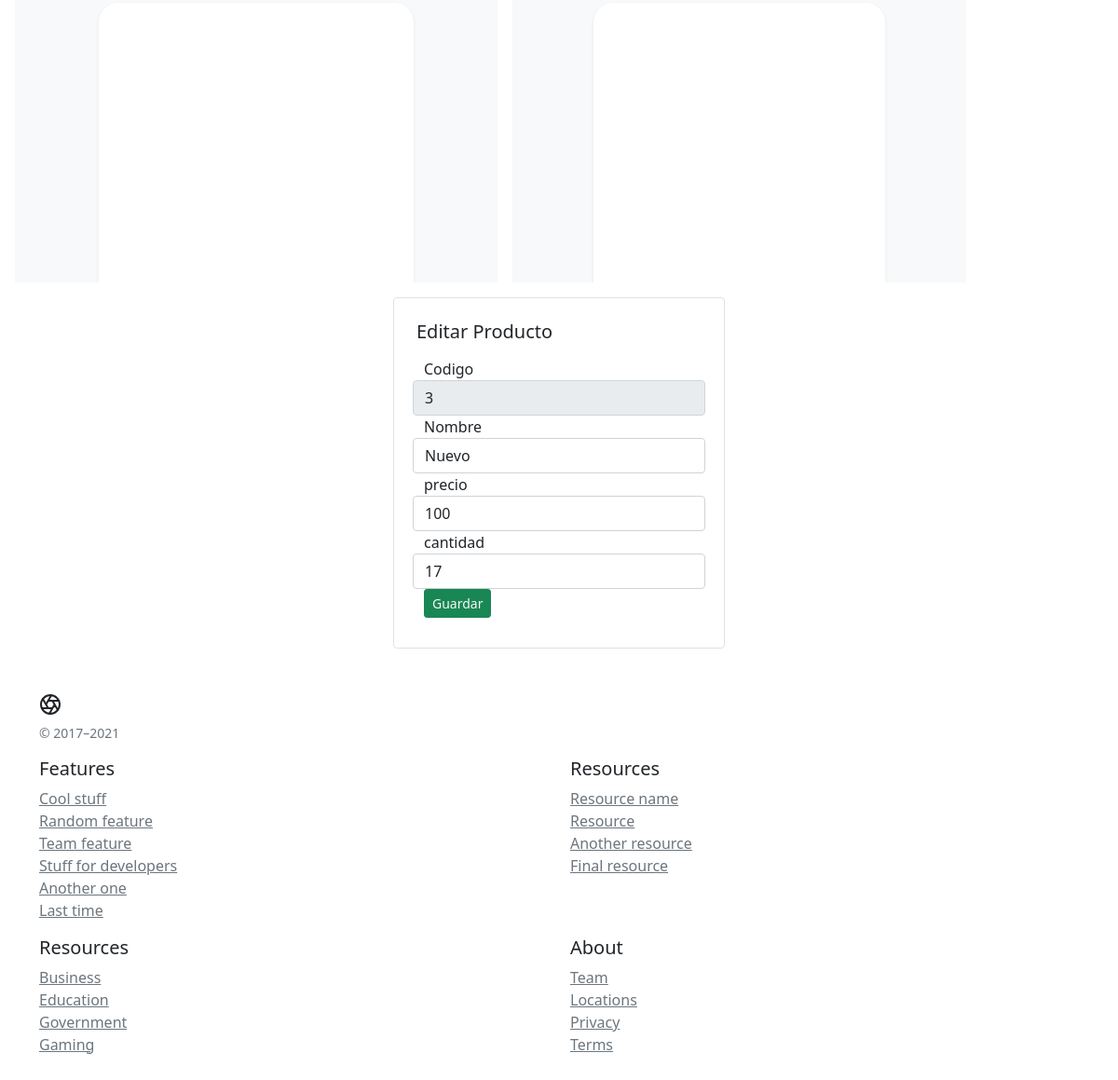
The app's page /editar/3 (lower part), older data.
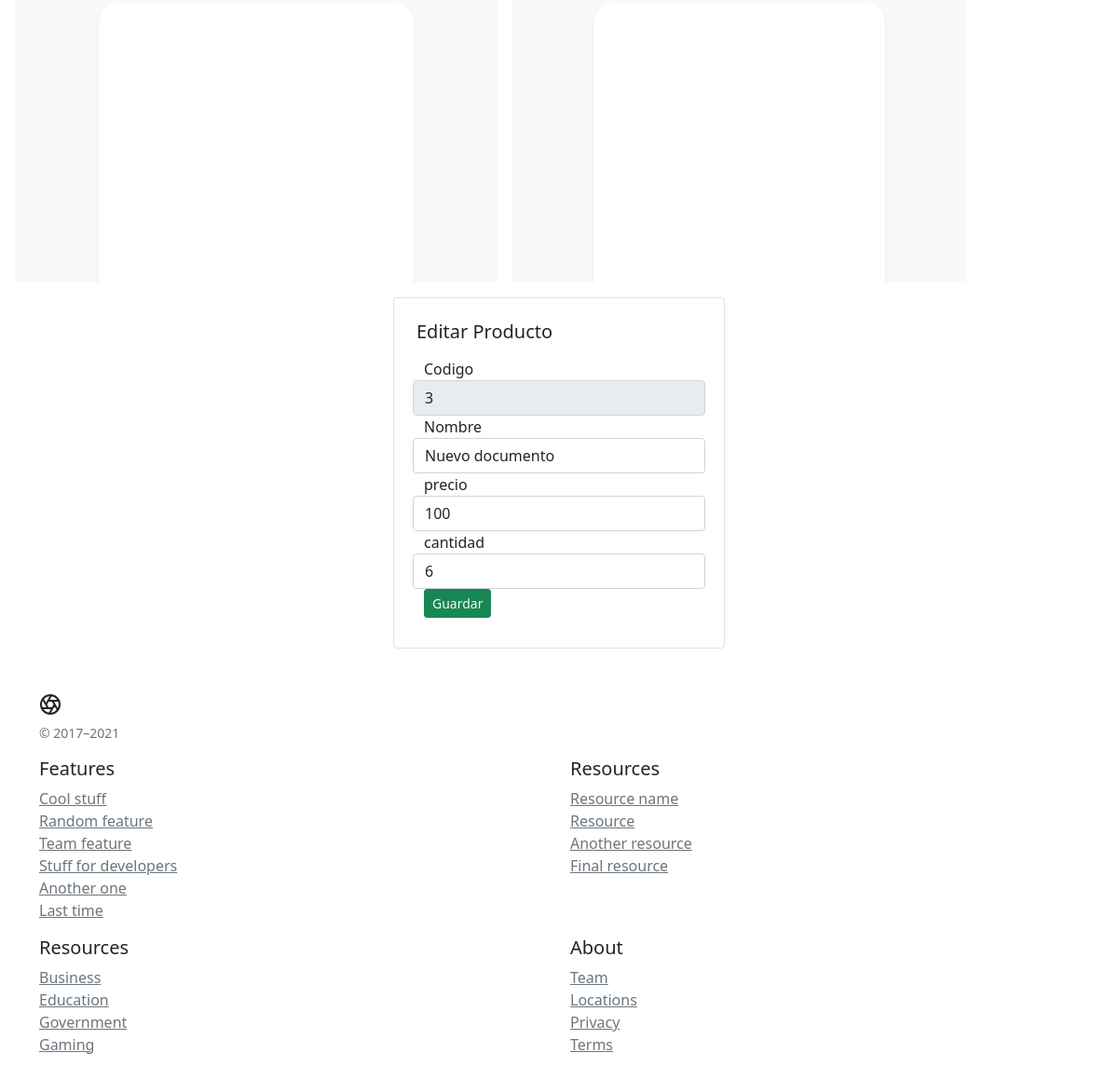
The same page, newer data.
### producto/models.py (models this page shows, shortened)
class Producto(models.Model):
    codigo = models.CharField(primary_key= True,max_length =6)
    nombre = models.CharField(max_length =50)
    precio = models.PositiveIntegerField()
    cantidad = models.PositiveIntegerField()

### producto/views.py (the view)
# urls.py: path('editar/<codigo>', views.edicionProducto),
def edicionProducto(request,codigo):
    prod = Producto.objects.get(codigo=codigo)
    if prod:
        return render(request,'editarProducto.html', {'producto': prod})
    else:
        messages.success(request,"No se encontro el producto con codigo %d" , codigo)
        return redirect('/')

### producto/templates/editarProducto.html
{% extends 'base.html' %}
{%block body%}
<div class="row">
    <div class="col-4 offset-md-4">
    <div class=" border rounded p-4">
        <h5 class="">Editar Producto</h5>
        <div class="p-1">
            <form class="p-1" action="/editarproducto/" method="post">{% csrf_token %}
                <div class="form-group row">
                    <label for="codigo">Codigo</label>
                    <input type="number" class="form-control" name="codigo" placeholder="codigo" value="{{ producto.codigo }}" readonly/>
                </div>
                <div class="form-group row">
                    <label for="nombre">Nombre</label>
                    <input type="text" class="form-control" name="nombre" placeholder="nombre" value="{{ producto.nombre }}" />
                </div>
                <div class="form-group row">
                    <label for="precio">precio</label>
                    <input type="number" class="form-control" name="precio" placeholder="precio" value="{{ producto.precio }}" />
                </div>
                <div class="form-group row">
                    <label for="cantidad">cantidad</label>
                    <input type="number" class="form-control" name="cantidad" placeholder="cantidad" value="{{ producto.cantidad }}"/>
                </div>
                <input type="submit" class="btn btn-success btn-sm text-light" value="Guardar" />
            </form>
        </div>
    </div>
</div>
</div>
{%endblock%}

Row changes from the older to the newer data that the page shows:
changed Producto id 3: nombre "Nuevo" → "Nuevo documento"; cantidad "17" → "6"
